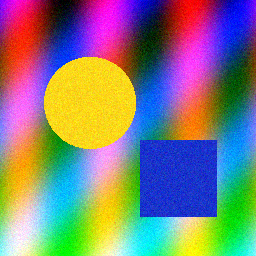
#> input picture test_image.png, 256 x 256 px
$ python svd_compression.py --image test_image.png
#> lines starting #> are read from the running program, lines starting #| are printed output that depends on the picture
"""
Image compression with Singular Value Decomposition (SVD).

Usage:
    pip install numpy pillow matplotlib
    python svd_compression.py --image test_image.png
    python svd_compression.py --image photo.jpg --ranks 5 20 50 100 --gray

If the image file does not exist, a synthetic test image is generated at that path.
Outputs (written to --out, default ./svd_output):
    - rank_<k>.png              reconstructed image for each rank k
    - comparison.png            original vs. reconstructions grid
    - singular_values.png       singular value spectrum + cumulative energy
    - summary printed to console (compression ratio, PSNR, energy kept)
"""

import argparse
import os

import numpy as np
from PIL import Image
import matplotlib

matplotlib.use("Agg")
import matplotlib.pyplot as plt


def make_test_image(path, size=256):
    """Create a synthetic image with gradients, shapes and texture."""
    y, x = np.mgrid[0:size, 0:size] / size
    r = 0.5 + 0.5 * np.sin(2 * np.pi * 3 * x)
    g = y
    b = 0.5 + 0.5 * np.cos(2 * np.pi * 2 * (x + y))
    img = np.stack([r, g, b], axis=-1)

    # circle
    cx, cy, rad = 0.35, 0.4, 0.18
    mask = (x - cx) ** 2 + (y - cy) ** 2 < rad ** 2
    img[mask] = [1.0, 0.85, 0.1]
    # square
    img[int(0.55 * size):int(0.85 * size), int(0.55 * size):int(0.85 * size)] = [0.1, 0.2, 0.8]
    # noise texture
    rng = np.random.default_rng(0)
    img = np.clip(img + 0.05 * rng.standard_normal(img.shape), 0, 1)

    Image.fromarray((img * 255).astype(np.uint8)).save(path)
    print(f"Generated synthetic test image: {path}")


def load_image(path, gray):
#> called with path = 'test_image.png', gray = False
    img = Image.open(path)
#> img is the input picture: PIL image 256x256 RGB; mean R, G, B 129.3, 126.8, 125.1
    img = img.convert("L") if gray else img.convert("RGB")
    return np.asarray(img, dtype=np.float64) / 255.0


def svd_channels(img):
    """Return list of (U, S, Vt) per channel."""
    channels = [img] if img.ndim == 2 else [img[..., c] for c in range(img.shape[2])]
    return [np.linalg.svd(ch, full_matrices=False) for ch in channels]


def reconstruct(decomps, k, is_gray):
    chans = [(U[:, :k] * S[:k]) @ Vt[:k, :] for U, S, Vt in decomps]
    out = chans[0] if is_gray else np.stack(chans, axis=-1)
    return np.clip(out, 0, 1)


def psnr(a, b):
    mse = np.mean((a - b) ** 2)
    return float("inf") if mse == 0 else 10 * np.log10(1.0 / mse)


def compression_ratio(h, w, k, n_channels):
    original = h * w * n_channels
    compressed = k * (h + w + 1) * n_channels
    return original / compressed


def main():
    parser = argparse.ArgumentParser(description="SVD image compression demo")
    parser.add_argument("--image", required=True, help="Path to input image")
    parser.add_argument("--ranks", type=int, nargs="+", default=[5, 10, 25, 50, 100],
                        help="Ranks k to keep (default: 5 10 25 50 100)")
    parser.add_argument("--gray", action="store_true", help="Convert to grayscale first")
    parser.add_argument("--out", default="svd_output", help="Output directory")
    args = parser.parse_args()

    if not os.path.exists(args.image):
        make_test_image(args.image)

    os.makedirs(args.out, exist_ok=True)
    img = load_image(args.image, args.gray)
    is_gray = img.ndim == 2
#> is_gray = False
    h, w = img.shape[:2]
#> h = 256; w = 256
    n_ch = 1 if is_gray else img.shape[2]
#> n_ch = 3
    max_rank = min(h, w)
#> max_rank = 256
    ranks = sorted({k for k in args.ranks if 1 <= k <= max_rank})
#> ranks = [5, 10, 25, 50, 100]
    if not ranks:
        parser.error(f"No valid ranks; must be between 1 and {max_rank}")

    print(f"Image: {args.image}  size={w}x{h}  channels={n_ch}  max rank={max_rank}")
#| Image: test_image.png  size=256x256  channels=3  max rank=256
    decomps = svd_channels(img)
#> in svd_channels, `channels = [img] if img.ndim == 2 else [img[..., c] for c in range(img..`: channels = 3 items
#> decomps = 3 items

    # Energy = cumulative squared singular values, averaged across channels
    energies = [np.cumsum(S ** 2) / np.sum(S ** 2) for _, S, _ in decomps]
#> energies = 3 items
    mean_energy = np.mean(energies, axis=0)
#> mean_energy = 256 values from 0.844 to 1

    print(f"\n{'rank':>6} {'ratio':>8} {'PSNR(dB)':>9} {'energy':>8}")
    recons = {}
    for k in ranks:
        rec = reconstruct(decomps, k, is_gray)
        recons[k] = rec
        Image.fromarray((rec * 255).round().astype(np.uint8)).save(
            os.path.join(args.out, f"rank_{k}.png"))
        print(f"{k:>6} {compression_ratio(h, w, k, n_ch):>7.2f}x "
              f"{psnr(img, rec):>9.2f} {mean_energy[k - 1] * 100:>7.2f}%")
#> this loop made 5 passes
#> mse in psnr on passes 1 to 5: 0.0053, 0.00274, 0.00184, 0.0012, 0.000468
#|      5   25.55x     22.76   98.52%
#|     10   12.78x     25.63   99.25%
#|     25    5.11x     27.35   99.50%
#|     50    2.56x     29.22   99.67%
#|    100    1.28x     33.30   99.87%
#> pass 1, in reconstruct, `out = chans[0] if is_gray else np.stack(chans, axis=-1)`:
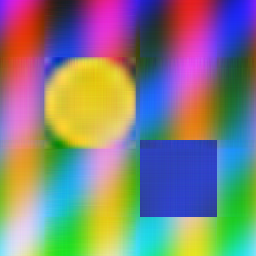
#> out: shape (256, 256, 3) float64; mean of channels 0, 1, 2 0.507, 0.497, 0.491; drawn with min black and max white
#> pass 1, in main, `rec = reconstruct(decomps, k, is_gray)`:
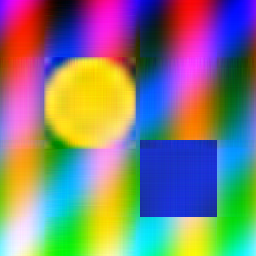
#> rec: shape (256, 256, 3) float64; mean of channels 0, 1, 2 0.507, 0.497, 0.491; drawn as R, G, B
#> pass 2, in reconstruct (call 2), `out = chans[0] if is_gray else np.stack(chans, axis=-1)`:
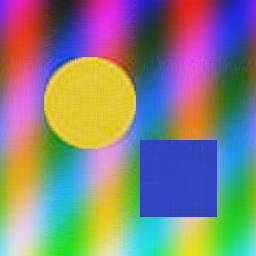
#> out: shape (256, 256, 3) float64; mean of channels 0, 1, 2 0.507, 0.497, 0.491; drawn with min black and max white
#> after the loop, recons = 5 items

    # Comparison grid
    n = len(ranks) + 1
#> n = 6
    cols = min(n, 3)
#> cols = 3
    rows = int(np.ceil(n / cols))
#> rows = 2
    fig, axes = plt.subplots(rows, cols, figsize=(4 * cols, 4 * rows))
    axes = np.atleast_1d(axes).ravel()
    cmap = "gray" if is_gray else None
    axes[0].imshow(img, cmap=cmap, vmin=0, vmax=1)
    axes[0].set_title("Original")
    for ax, k in zip(axes[1:], ranks):
        ax.imshow(recons[k], cmap=cmap, vmin=0, vmax=1)
        ax.set_title(f"k={k}  PSNR={psnr(img, recons[k]):.1f} dB\n"
                     f"ratio={compression_ratio(h, w, k, n_ch):.1f}x")
#> this loop made 5 passes
#> (mse in psnr, compressed in compression_ratio) on passes 1 to 5: (0.0053, 7695), (0.00274, 15390), (0.00184, 38475), (0.0012, 76950), (0.000468, 153900)
    for ax in axes:
        ax.axis("off")
    fig.tight_layout()
    fig.savefig(os.path.join(args.out, "comparison.png"), dpi=120)
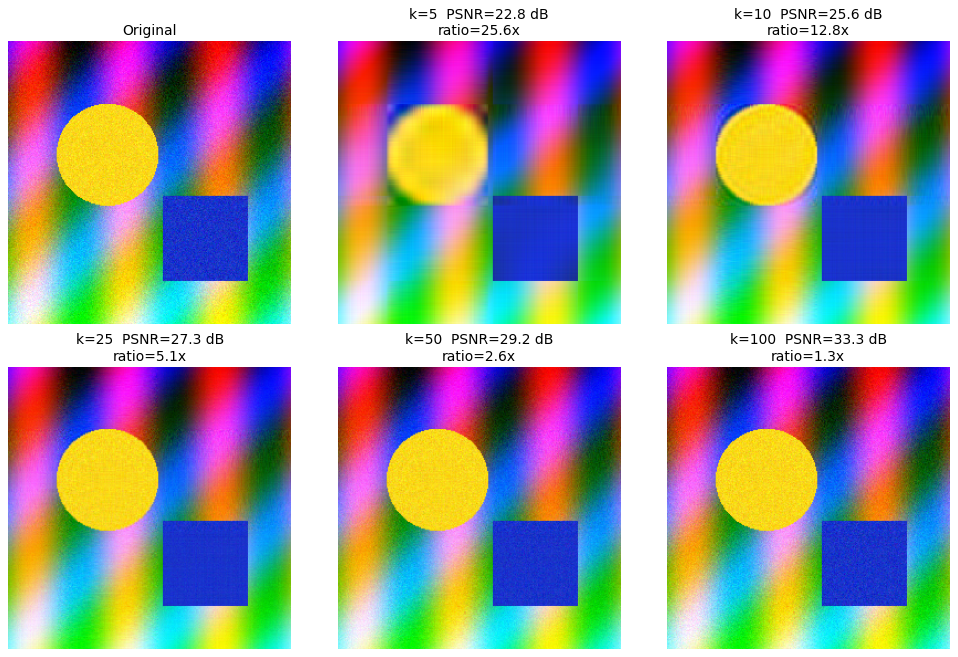
#> figure drawn by matplotlib, 6 panels
    plt.close(fig)

    # Singular value spectrum
    fig, (ax1, ax2) = plt.subplots(1, 2, figsize=(11, 4))
    labels = ["Gray"] if is_gray else ["R", "G", "B", "A"][:n_ch]
#> labels = ['R', 'G', 'B']
    colors = ["black"] if is_gray else ["tab:red", "tab:green", "tab:blue", "gray"][:n_ch]
#> colors = ['tab:red', 'tab:green', 'tab:blue']
    for (_, S, _), lab, col in zip(decomps, labels, colors):
        ax1.semilogy(S, label=lab, color=col)
#> this loop made 3 passes
    ax1.set_title("Singular values")
    ax1.set_xlabel("index")
    ax1.legend()
    ax2.plot(np.arange(1, max_rank + 1), mean_energy * 100)
    for k in ranks:
        ax2.axvline(k, ls="--", color="gray", alpha=0.5)
    ax2.set_title("Cumulative energy retained")
    ax2.set_xlabel("rank k")
    ax2.set_ylabel("%")
    fig.tight_layout()
    fig.savefig(os.path.join(args.out, "singular_values.png"), dpi=120)
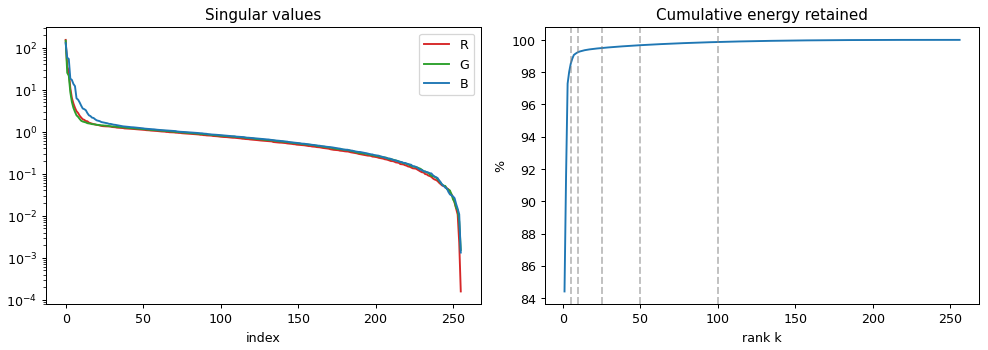
#> figure drawn by matplotlib, 2 panels; panel 1: curve peaks at x = 0, y = 153.1; panel 1: curve peaks at x = 0, y = 146; panel 1: curve peaks at x = 0, y = 128.3; panel 2: curve peaks at x = 256, y = 100
    plt.close(fig)

    print(f"\nSaved outputs to: {os.path.abspath(args.out)}")
#| Saved outputs to: svd_output


if __name__ == "__main__":
    main()
